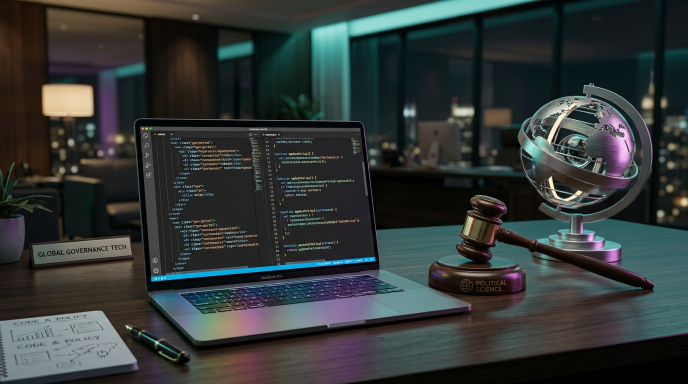
#> input picture assets/about-visual.jpg, 1376 x 768 px, found by its file name (shown at 1/2 size); its folder holds 4 pictures in this run
$ python compress.py
#> lines starting #> are read from the running program, lines starting #| are printed output that depends on the picture
import os
from PIL import Image
assets_dir = r"c:\Users\HezaPcKolog\Desktop\ERKAN TAŞ WEB SİTE\erkan-tas-website\assets"
for file in os.listdir(assets_dir):
    if file.endswith(".jpg") or file.endswith(".png"):
        filepath = os.path.join(assets_dir, file)
        img = Image.open(filepath).convert("RGB")
#> img is the input picture: PIL image 1376x768 RGB; mean R, G, B 50.9, 56.3, 55.5
        webp_path = filepath.rsplit(".", 1)[0] + ".webp"
        if img.width > 1200:
            ratio = 1200 / img.width
#> ratio = 0.872
            new_height = int(img.height * ratio)
#> new_height = 669
            img = img.resize((1200, new_height), Image.Resampling.LANCZOS)
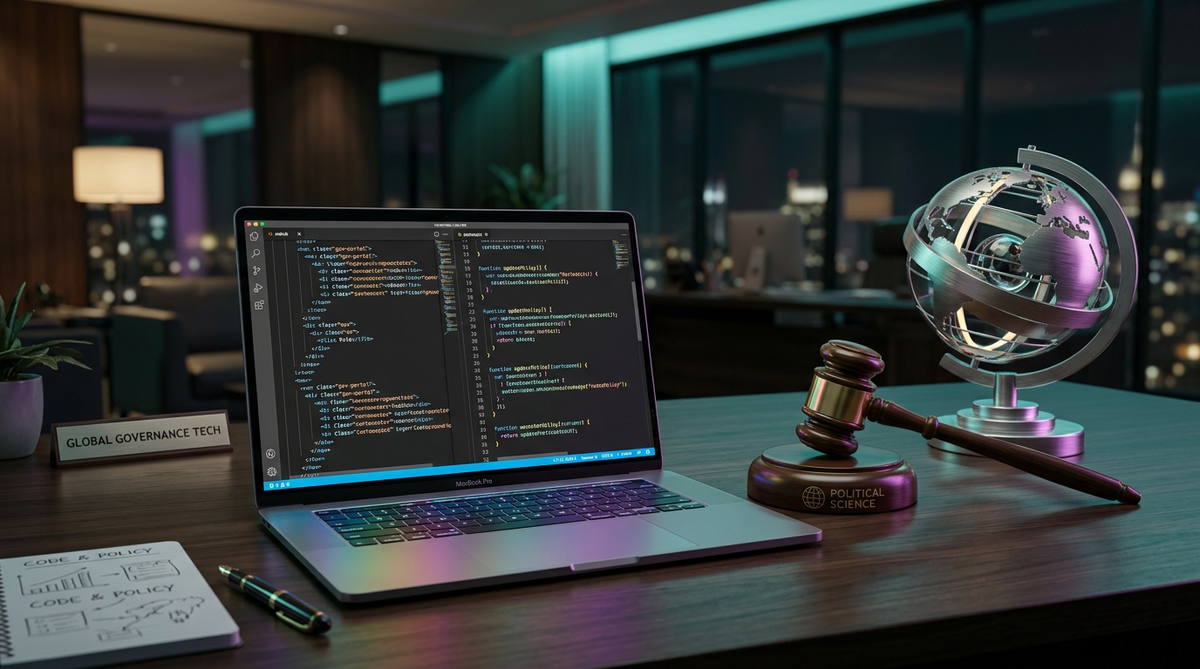
#> img: PIL image 1200x669 RGB; mean R, G, B 51, 56.3, 55.5
#> pass 3 of the loop `for file in os.listdir(assets_dir):`:
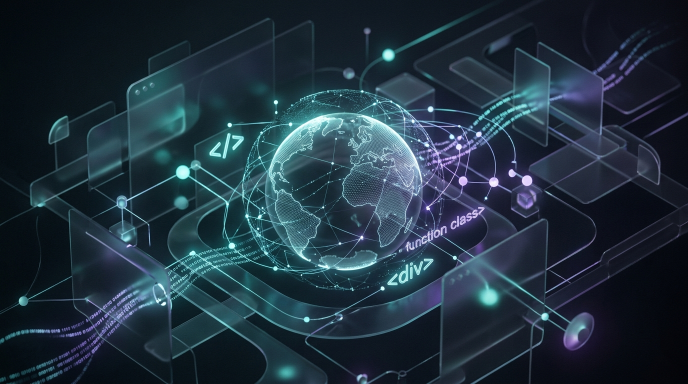
#> input picture assets/bg-premium.jpg, 1376 x 768 px, found by its file name (shown at 1/2 size)
#> img is the input picture: PIL image 1376x768 RGB; mean R, G, B 32.6, 50.1, 62.9
#> `img = img.resize((1200, new_height), Image.Resampling.LANCZOS)`:
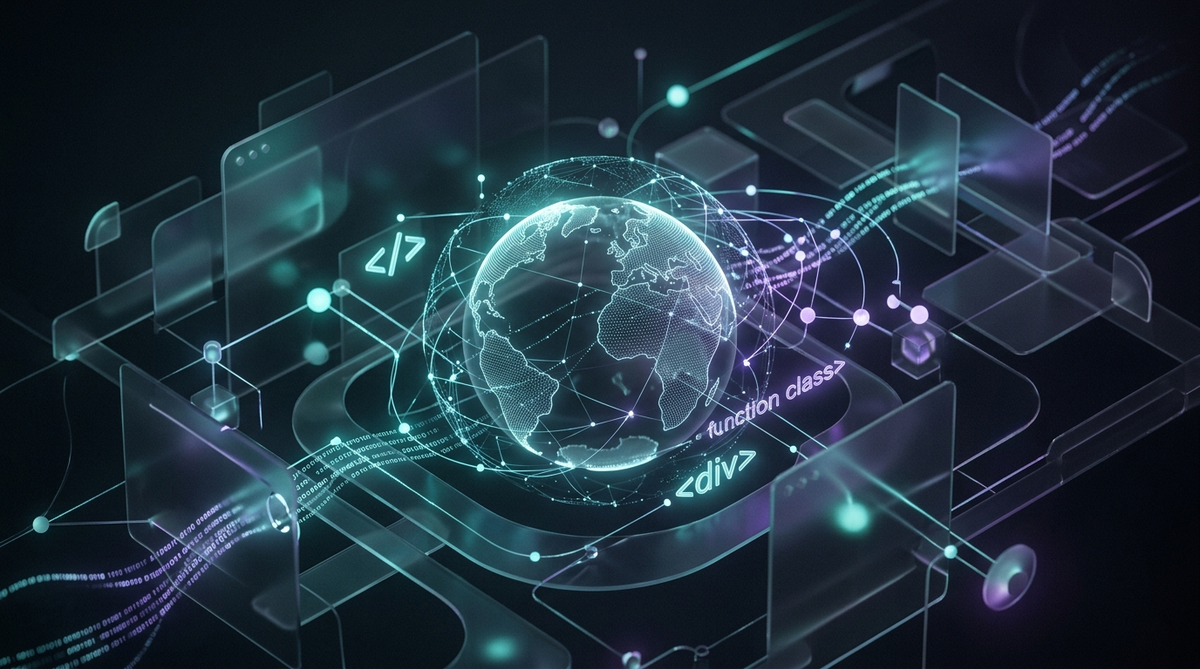
#> img: PIL image 1200x669 RGB; mean R, G, B 32.6, 50.1, 62.9
#> the loop made 4 passes; the first 3 are shown
        img.save(webp_path, "webp", quality=60)
        print(f"Saved {webp_path}")
